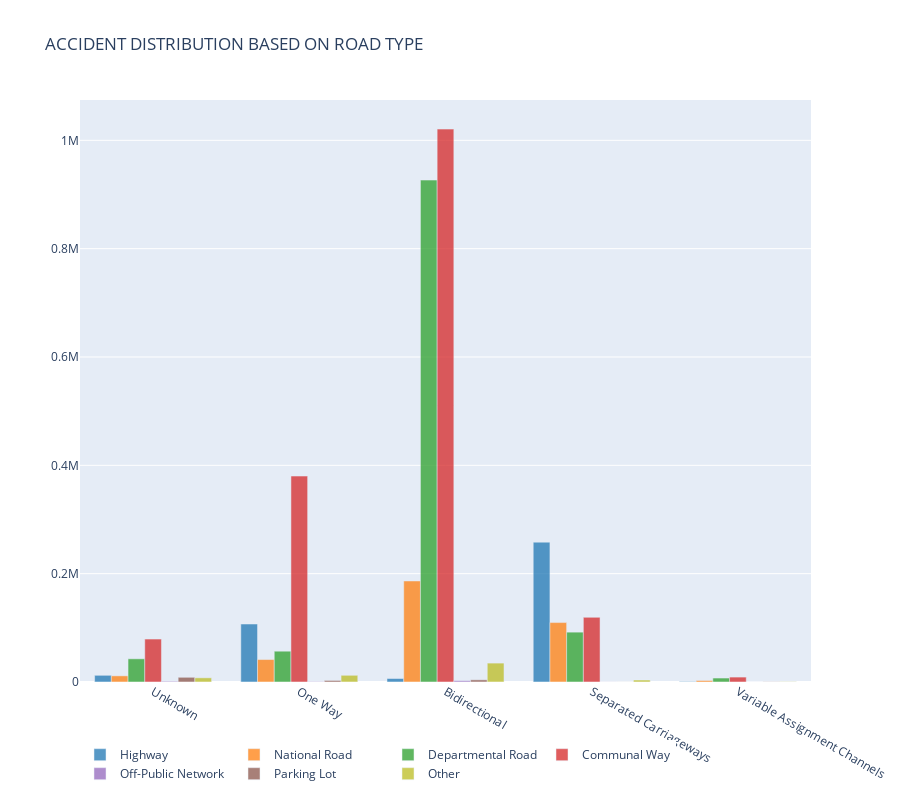

Write notebook code for a chart like this one.
### Markdown cell above
# Question 2b. Which type of road gradient is high risk?

### Code cell
keydict = {1:'Highway', 2:'National Road', 3:'Departmental Road', 4:'Communal Way', 5:'Off-Public Network', 6:'Parking Lot', 9:'Other'}
roadtype = accident[['Road_Cat','Traffic_Regime']]
traces = []
for key, grp in roadtype.groupby(roadtype.Road_Cat):
    aggregated = grp.Traffic_Regime.value_counts().sort_index()
    x_values = aggregated.index.tolist()
    y_values = aggregated.values.tolist()
    x1,y1 = x_values, y_values
    x1 = ['Unknown','One Way', 'Bidirectional', 'Separated Carriageways', 'Variable Assignment Channels']


    

#x1, y1 = create_stack_bar_data('jour', accidents)
    trace1 = go.Bar(x=x1, y=y1, opacity=0.75, name = keydict[key], 
                        marker = dict(color = globalcolors[int(key)-1]))
    layout = dict(height=800, title='ACCIDENT DISTRIBUTION BASED ON ROAD TYPE', legend=dict(orientation="h"));
    traces.append(trace1)
fig = go.Figure(data= traces, layout=layout)
iplot(fig)
plt.savefig("road_gradient_that_is_high_risk.png", dpi=100)

### Figure 1 — Plotly figure (JSON) as saved in the notebook; plotly's stock layout.template omitted (floating-point values rounded to 4 significant figures)
{"data": [{"marker": {"color": "#1f77b4"}, "name": "Highway", "opacity": 0.75, "type": "bar", "x": ["Unknown", "One Way", "Bidirectional", "Separated Carriageways", "Variable Assignment Channels"], "y": [12345, 107025, 6433, 258226, 847]}, {"marker": {"color": "#ff7f0e"}, "name": "National Road", "opacity": 0.75, "type": "bar", "x": ["Unknown", "One Way", "Bidirectional", "Separated Carriageways", "Variable Assignment Channels"], "y": [11326, 41446, 186523, 109702, 2708]}, {"marker": {"color": "#2ca02c"}, "name": "Departmental Road", "opacity": 0.75, "type": "bar", "x": ["Unknown", "One Way", "Bidirectional", "Separated Carriageways", "Variable Assignment Channels"], "y": [42786, 56871, 926625, 92038, 7290]}, {"marker": {"color": "#d62728"}, "name": "Communal Way", "opacity": 0.75, "type": "bar", "x": ["Unknown", "One Way", "Bidirectional", "Separated Carriageways", "Variable Assignment Channels"], "y": [79318, 380176, 1020745, 119366, 9086]}, {"marker": {"color": "#9467bd"}, "name": "Off-Public Network", "opacity": 0.75, "type": "bar", "x": ["Unknown", "One Way", "Bidirectional", "Separated Carriageways", "Variable Assignment Channels"], "y": [1314, 717, 2425, 204, 69]}, {"marker": {"color": "#8c564b"}, "name": "Parking Lot", "opacity": 0.75, "type": "bar", "x": ["Unknown", "One Way", "Bidirectional", "Separated Carriageways", "Variable Assignment Channels"], "y": [8674, 2883, 4032, 133, 351]}, {"marker": {"color": "#bcbd22"}, "name": "Other", "opacity": 0.75, "type": "bar", "x": ["Unknown", "One Way", "Bidirectional", "Separated Carriageways", "Variable Assignment Channels"], "y": [7683, 12378, 34889, 3646, 451]}], "layout": {"height": 800, "legend": {"orientation": "h"}, "title": {"text": "ACCIDENT DISTRIBUTION BASED ON ROAD TYPE"}}}
